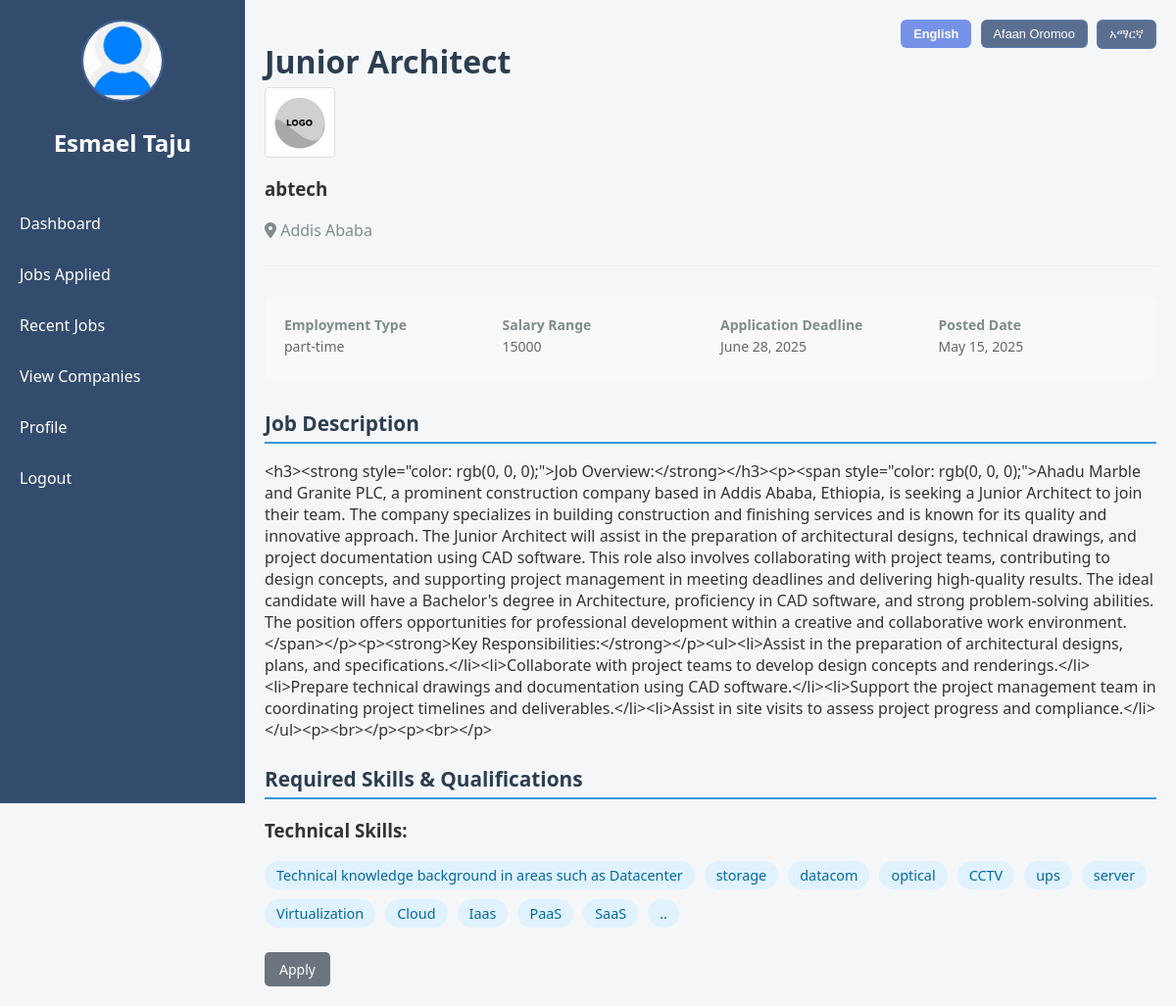
/candidate/job_detail.php?job_id=8 (signed in), run on the app's committed database.
### tables this page shows
CREATE TABLE `candidates` (
  `id` int(11) NOT NULL,
  `candidate_id` int(11) NOT NULL,
  `phone` varchar(20) DEFAULT NULL,
  `country` varchar(50) DEFAULT NULL,
  `address` varchar(255) DEFAULT NULL,
  `field` varchar(100) DEFAULT NULL,
  `experience` enum('0-2 years','3-5 years','5+ years') DEFAULT NULL,
  `education` enum('High School','Bachelor''s Degree','Master''s Degree','PhD') DEFAULT NULL,
  `gender` enum('male','female') DEFAULT NULL,
  `summary` text DEFAULT NULL,
  `profile_picture` varchar(250) DEFAULT 'default.png',
  `resume` varchar(255) DEFAULT NULL,
  `created_at` timestamp NOT NULL DEFAULT current_timestamp()
);

CREATE TABLE `users` (
  `id` int(11) NOT NULL,
  `name` varchar(100) NOT NULL,
  `email` varchar(100) NOT NULL,
  `password` varchar(255) NOT NULL,
  `role` enum('admin','candidate','company') NOT NULL,
  `created_at` timestamp NOT NULL DEFAULT current_timestamp()
);

CREATE TABLE `jobs` (
  `id` int(11) NOT NULL,
  `company_id` int(11) NOT NULL,
  `title` varchar(250) DEFAULT NULL,
  `location` varchar(250) DEFAULT NULL,
  `salary` varchar(250) DEFAULT NULL,
  `type` varchar(250) DEFAULT NULL,
  `skill` varchar(250) DEFAULT NULL,
  `description` text DEFAULT NULL,
  `deadline` date DEFAULT NULL,
  `created_at` timestamp NOT NULL DEFAULT current_timestamp(),
  `updated_at` timestamp NOT NULL DEFAULT current_timestamp() ON UPDATE current_timestamp(),
  `status` varchar(100) DEFAULT 'pending'
);

CREATE TABLE `company` (
  `id` int(11) NOT NULL,
  `company_id` int(11) NOT NULL,
  `logo` varchar(250) DEFAULT 'logo.png',
  `contact` varchar(50) DEFAULT NULL,
  `location` varchar(100) DEFAULT NULL,
  `website` varchar(100) DEFAULT NULL,
  `description` text DEFAULT NULL,
  `created_at` timestamp NOT NULL DEFAULT current_timestamp(),
  `updated_at` timestamp NOT NULL DEFAULT current_timestamp() ON UPDATE current_timestamp(),
  `industry` varchar(250) DEFAULT NULL
);

### candidate/job_detail.php (the view, shortened to what this page needs)
<?php
include 'header.php';
include 'application.php';
if (isset($_GET['job_id'])) {
    $job_id = $_GET['job_id'];
}
$sql = "SELECT
            j.id AS job_id,
            j.title,
            j.location,
            j.description,
            j.salary,
            j.type,
            j.skill,
            j.deadline,
            j.created_at,
            u.name AS company_name,
            u.email AS company_email,
            c.logo AS company_logo
        FROM jobs j
        INNER JOIN users u ON j.company_id = u.id
        INNER JOIN company c ON u.id = c.company_id
        WHERE j.id = $job_id";
$result = mysqli_query($conn, $sql);
$row = mysqli_fetch_assoc($result);
$id=htmlspecialchars($row['job_id']);
$job_title = htmlspecialchars($row['title']);
$job_location = htmlspecialchars($row['location']);
$job_description = nl2br(htmlspecialchars($row['description']));
$job_salary = htmlspecialchars($row['salary']);
$job_type = htmlspecialchars($row['type']);
$job_skills = explode(',', $row['skill']);
$job_deadline = date('F j, Y', strtotime($row['deadline']));
$job_created_at = date('F j, Y', strtotime($row['created_at']));
$company_name = htmlspecialchars($row['company_name']);
$company_logo = htmlspecialchars($row['company_logo']);
$company_logo = !empty($company_logo) ? $company_logo : 'https://via.placeholder.com/60x60?text=' . urlencode(substr($company_name, 0, 3));
?>
<div class="job-header">
    <h1 class="job-title"><?= $job_title ?></h1>
    <div class="company-info">
        <img src="<?= $company_logo ?>" alt="<?= $company_name ?> Logo" class="company-logo">
        <div>
            <h3><?= $company_name ?></h3>
            <p><i class="fas fa-map-marker-alt"></i> <?= $job_location ?></p>
        </div>
    </div>
</div>
<div class="job-meta">
    <div class="meta-item">
        <span class="meta-label">Employment Type</span>
        <span><?= $job_type ?></span>
    </div>
    <div class="meta-item">
        <span class="meta-label">Salary Range</span>
        <span><?= $job_salary ?></span>
    </div>
    <div class="meta-item">
        <span class="meta-label">Application Deadline</span>
        <span><?= $job_deadline ?></span>
    </div>
    <div class="meta-item">
        <span class="meta-label">Posted Date</span>
        <span><?= $job_created_at ?></span>
    </div>
</div>
<div class="detail-section">
    <h2>Job Description</h2>
    <p><?= $job_description ?></p>
</div>
<div class="detail-section">
    <h2>Required Skills & Qualifications</h2>
    <h3>Technical Skills:</h3>
    <div class="skills-list">
        <?php foreach ($job_skills as $skill): ?>
            <span class="skill-tag"><?= trim(htmlspecialchars($skill)) ?></span>
        <?php endforeach; ?>
    </div>
</div>
<div class="job-actions">
    <a href="#?<?php $id;?>" class="btn btn-secondary" data-translate="apply" id="apply">Apply</a>
</div>
<?php include 'footer.php'; ?>

### candidate/header.php (shortened to what this page needs)
<?php
include '../config/db.php';
include 'fetch_jobs.php';
$candidate_id = $_SESSION['candidate_id'];
$sql="SELECT u.name,c.profile_picture,c.field FROM users u INNER JOIN candidates c ON u.id=c.candidate_id WHERE u.id='$candidate_id'";
$result=mysqli_query($conn,$sql);
if(mysqli_num_rows($result)>0){
    $row=mysqli_fetch_assoc($result);
}
?>
<!DOCTYPE html>
<html lang="en">
<head>
    <link rel="stylesheet" href="../public/css/candidate.css">
    <link rel="stylesheet" href="https://cdnjs.cloudflare.com/ajax/libs/font-awesome/6.4.0/css/all.min.css">
</head>
<body>
    <div class="language-selector1">
        <button class="language-btn active" data-lang="en">English</button>
        <button class="language-btn" data-lang="om">Afaan Oromoo</button>
        <button class="language-btn" data-lang="am">አማርኛ</button>
    </div>
    <div class="sidebar">
        <div class="user-info">
            <img src="../uploads/images/<?php echo $row['profile_picture'] ?>" alt="User Profile" id="profile-pic">
            <h2 id="user-name"><?php echo $row['name'] ?></h2>
        </div>
        <?php $currentPage = basename($_SERVER['PHP_SELF'], ".php"); ?>
        <a href="dashboard.php" class="<?= $currentPage == 'dashboard' ? 'active' : '' ?>" data-translate="dashboard">Dashboard</a>
        <a href="applied_jobs.php" class="<?= $currentPage == 'applied_jobs' ? 'active' : '' ?>" data-translate="jobs_applied">Jobs Applied</a>
        <a href="recent_jobs.php" class="<?= $currentPage == 'recent_jobs' ? 'active' : '' ?>" data-translate="recent_jobs">Recent Jobs</a>
        <a href="view_company.php" class="<?= $currentPage == 'view_company' ? 'active' : '' ?>" data-translate="view_companies">View Companies</a>
        <a href="profile.php" class="<?= $currentPage == 'profile' ? 'active' : '' ?>" data-translate="profile">Profile</a>
        <a href="../auth/logout.php" class="logout" onclick="logout()" data-translate="logout">Logout</a>
    </div>
    <div class="main">

### public/css/candidate.css (style rules this page uses)
body { font-family: "Segoe UI", Tahoma, Geneva, Verdana, sans-serif; margin: 0; padding: 0; background-color: rgba(244, 246, 248, 0.9); color: #333; }
.sidebar { background-color: rgba(30, 58, 95, 0.9); color: #fff; width: 250px; height: 100vh; position: fixed; display: flex; flex-direction: column; padding-top: 20px; transition: width 0.3s ease; z-index: 1000; }
.sidebar .user-info { text-align: center; margin-bottom: 20px; padding: 0 15px; }
.sidebar img { width: 80px; height: 80px; border-radius: 50%; border: 2px solid rgba(100, 149, 237, 0.3); object-fit: cover; }
.sidebar a { color: #fff; text-decoration: none; padding: 15px 20px; display: block; font-size: 16px; transition: background-color 0.3s ease; white-space: nowrap; }
.main { margin-left: 250px; padding: 20px; transition: margin-left 0.3s ease; }
.job-meta { color: #666; font-size: 14px; margin: 10px 0; }
.btn { background-color: rgba(30, 58, 95, 0.9); color: #fff; padding: 8px 15px; border: none; border-radius: 5px; cursor: pointer; transition: all 0.2s ease; text-decoration: none; display: inline-block; font-size: 14px; margin-right: 10px; }
.btn-secondary { background-color: #6c757d; }
.language-selector1 { position: absolute; top: 20px; right: 20px; z-index: 100; }
.language-btn { background: rgba(25, 55, 100, 0.7); color: white; border: 1px solid rgba(100, 149, 237, 0.3); border-radius: 6px; padding: 6px 12px; margin-left: 5px; cursor: pointer; font-size: 0.8rem; transition: all 0.2s ease; }
.language-btn.active { background: rgba(65, 105, 225, 0.7); font-weight: bold; }
.company-info { display: flex; flex-direction: column; justify-content: center; align-items: start; }
.job-actions { margin-top: 15px; display: flex; gap: 10px; flex-wrap: wrap; }
.company-logo { width: 120px; height: 120px; border-radius: 8px; object-fit: contain; margin-right: 30px; border: 1px solid #ddd; padding: 10px; background: white; }
.company-info p { margin: 5px 0; color: #7f8c8d; text-align: left; }
.detail-section { margin-bottom: 25px; }
.detail-section h2 { color: #2c3e50; border-bottom: 2px solid #3498db; padding-bottom: 5px; font-size: 1.3em; }
.job-header { margin-bottom: 30px; padding-bottom: 20px; border-bottom: 1px solid #eee; }
.job-title { color: #2c3e50; margin-bottom: 5px; }
.company-logo { width: 60px; height: 60px; border-radius: 4px; object-fit: contain; margin-right: 15px; border: 1px solid #ddd; padding: 5px; background: white; }
.job-meta { display: grid; grid-template-columns: repeat(auto-fit, minmax(200px, 1fr)); gap: 20px; margin-bottom: 30px; background: #f9f9f9; padding: 20px; border-radius: 8px; }
.meta-item { margin-bottom: 5px; }
.meta-label { font-weight: bold; color: #7f8c8d; display: block; margin-bottom: 3px; }
.skills-list { display: flex; flex-wrap: wrap; gap: 10px; margin-top: 10px; }
.skill-tag { background: #e0f2fe; color: #0369a1; padding: 5px 12px; border-radius: 20px; font-size: 0.9em; }

### data on the page
candidates: profile_picture (placeholder picture), candidate.name "Esmael Taju"
jobs: title "Junior Architect", company.logo (picture), company.name "abtech", location "Addis Ababa", type "part-time", salary "15000", deadline "June 28, 2025", created_at "May 15, 2025", description "<h3><strong style=\"color: rgb(0, 0, 0);\">Job Overview:</strong></h3><p><span style=\"color: rgb(0, 0, 0);\">Ahadu Marble and Granite PLC, a prominent construction company based in Addis Ababa, Ethiopia, is seeking a Junior Architect to join their team. The company specializes in building construction and finishing services and is known for its quality and innovative approach. The Junior Architect will assist in the preparation of architectural designs, technical drawings, and project documentation using CAD software. This role also involves collaborating with project teams, contributing to design concepts, and supporting project management in meeting deadlines and delivering high-quality…", skill "Technical knowledge background in areas such as Datacenter", skill "storage", skill "datacom", skill "optical", skill "CCTV", skill "ups", skill "server", skill "Virtualization", skill "Cloud", skill "Iaas", skill "PaaS", skill "SaaS", skill ".."
